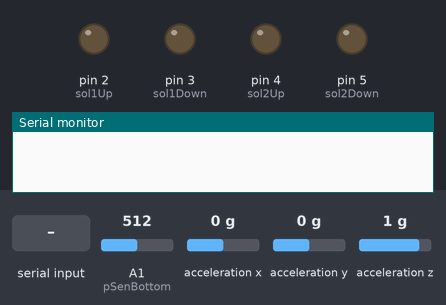
A sketch run on a simulated Arduino Uno, built with avr-gcc and run on an emulated ATmega328P. Parts: output pins drawn as LEDs (lit = HIGH), the last lines printed to the serial monitor. Wiring (inferred from the names in the program): MPU-6050 motion sensor at I2C address 0x68; MPU-6050 motion sensor at I2C address 0x69. Inputs (shaded band) come from the test bench; at power-on: A1 (pSenBottom) = 512, acceleration x 0 g, acceleration y 0 g, acceleration z 1 g.

Above: at 1.2 s.
1.3 s: "u" received over Serial
At 2.2 s:
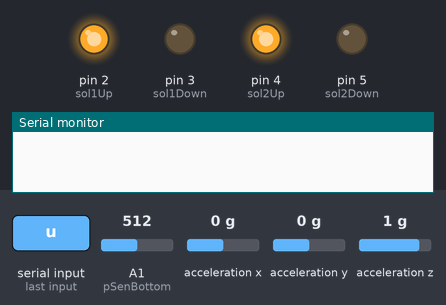
2.8 s: "d" received over Serial
At 3.3 s:
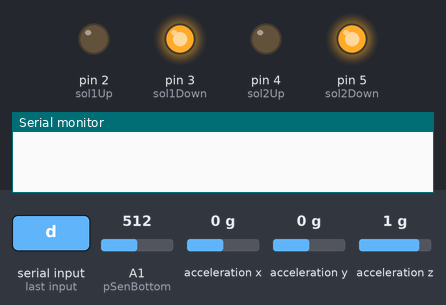
4.3 s: "s" received over Serial
At 5.5 s:
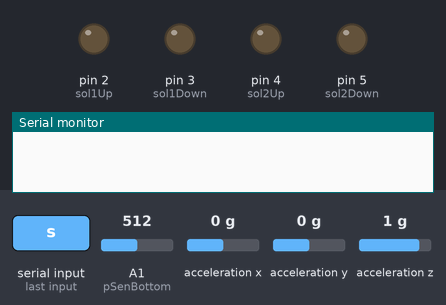
5.8 s: "c" received over Serial
At 6.2 s:
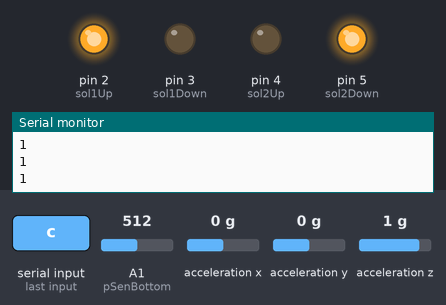
7.3 s: "o" received over Serial
At 7.51 s:
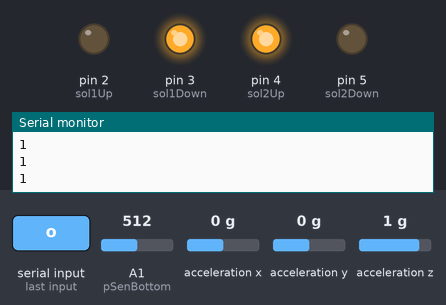
Timing chart, 0 to 10.2 s (numbered marks = the images above; inputs shaded):
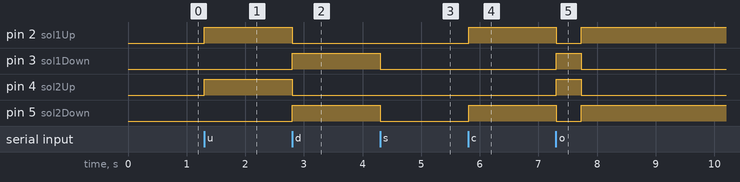

The sketch:

Arduino_Code_1041.ino
```cpp
#include<Wire.h>

/*자이로 센서로 각도 계산하는데 필요한 변수 선언*/
const int MPU_P = 0x68; // 프로파일 수평용
const int MPU_C = 0x69; // 안장 좌우 제어용
int16_t AcX_P,AcY_P,AcZ_P, Tmp_P, GyX_P,GyY_P,GyZ_P;
int16_t AcX_C,AcY_C,AcZ_C, Tmp_C, GyX_C,GyY_C,GyZ_C;

float RADIAN_TO_DEGREES ;
float Angle;

int sol1Up = 2;
int sol1Down = 3;
int sol2Up = 4;
int sol2Down = 5;

int pSenTop = A2;
int pSenTopValInitial;
int pSenTopVal;
int pSenTopValDiff;

int pSenBottom = A1;
int pSenBottomVal;
float AngleRL;

int start = 1;

float calAngle_P();
float calAngle_C();

void pressTop();
void pressBottom();
void makeCrash(char c);   // 충돌 생성 함수
void returnToStraight(char c);  // 상하 작동 후 직진하는 함수
void movestop(); // 실린더가 멈푸는 동작을 실행하는 함수

void setup() {
  Serial.begin(9600);

  // 솔레노이드를 출력으로 초기화
  pinMode(sol1Up,OUTPUT);
  pinMode(sol1Down,OUTPUT);
  pinMode(sol2Up,OUTPUT);
  pinMode(sol2Down,OUTPUT);

}

void loop() {
 /* 유니티에서 상승하기 전까지 동작 없음 */
  while(true){

    // 상승 신호를 받으면(s) 루프 탈출하여 동작 시작
    char sig= Serial.read();
    if(sig == 'u'){break;}
  }

  /* 처음 시작할 때 붕 떠오르고 조금 내려가는 구간*/
  if(start == 1){

    init_P();
    init_C();

    while(true){
      digitalWrite(sol1Up, HIGH);
      digitalWrite(sol1Down, LOW);
      digitalWrite(sol2Up, HIGH);
      digitalWrite(sol2Down, LOW);

      char sig= Serial.read();
      if(sig == 'd') {break;}   // 정상에 도착하면 살짝 하강하는 신호 받음
    }

    while(true){
      // 살짝 하강 시작
      digitalWrite(sol1Up, LOW);
      digitalWrite(sol1Down, HIGH);
      digitalWrite(sol2Up, LOW);
      digitalWrite(sol2Down, HIGH);

       char sig= Serial.read();
      if(sig == 's') {break;}   // 정지 신호 받음
    }

    while(true){
      // 모든 실린더 정지
      digitalWrite(sol1Up, LOW);
      digitalWrite(sol1Down, LOW);
      digitalWrite(sol2Up, LOW);
      digitalWrite(sol2Down, LOW);

      char sig= Serial.read();
      if(sig == 'c') {break;}   // 컨트롤 시작 신호 받음
    }

    start = -1;   // 더는 처음 시작상태가 아님
  }


  /* 컨트롤 시작 */
  while(true){

    init_P();
    init_C();

   AngleRL = calAngle_C();
   Angle = calAngle_P();

    pSenTopVal =  analogRead(pSenTop);
    pSenBottomVal = analogRead(pSenBottom);

    /* 상하 제어 */
    if(pSenBottomVal > 300)  { pressBottom(); }    // 상승
    else if(pSenTopVal > 400) { pressTop();    }    // 하강
    else {movestop();} //정지

   /* 좌우 제어 */
    if(AngleRL < -6)           {Serial.println(3);}       // 오른쪽으로 기움
    else if(AngleRL > 2)       {Serial.println(2);}     // 왼쪽으로 기움

     delay(10);  // 유니티로 값 전송 시, 문제가 생기지 않기 위함

    char sig= Serial.read(); // 유니티에서 보내는 값을 sig 변수에 저장
    /* 충돌 신호를 받으면 makeCrash() 함수 호출*/
    if(sig == 'o') {
        makeCrash('U');
    }
    //delay(10);

     /* 종료 신호를 받으면 전체 실린더 하강*/
    if(sig == 'e') {
      // 전체 실린더 하강
      digitalWrite(sol1Up, LOW);
      digitalWrite(sol1Down, HIGH);
      digitalWrite(sol2Up, LOW);
      digitalWrite(sol2Down, HIGH);

      break;
    }
  }
}

/* 위쪽 감압센서가 눌렸을 때 : 하강 */
void pressTop(){
  while(true){

    /* 상하 압력이 없을 때(빗자루가 직진할 때), 실린더 정지 */
    pSenTopVal = analogRead(pSenTop);         // 위쪽 감압센서 값 읽기
    AngleRL = calAngle_C();

   /* 좌우 제어 */
    if(AngleRL < -6)           {Serial.println(3);}       // 오른쪽으로 기움
    else if(AngleRL > 2)       {Serial.println(2);}     // 왼쪽으로 기움

    /* 상하 센서의 값을 읽어 정지했다고 판단*/
    if(pSenTopVal <= 80){
      Serial.println(-1);
      delay(10);  // 유니티로 값 전송 시, 문제가 생기지 않기 위함

      returnToStraight('D'); // 앞쪽 실린더가 내려간 만큼 뒤쪽 실린더 하강하는 동작

      Angle = calAngle_P();

      if(Angle > -0.2 && Angle < 0.2){
        /*하강하고 있던 뒤쪽 실린더 정지*/
        digitalWrite(sol2Up, LOW);
        digitalWrite(sol2Down, LOW);

        break;
      }
    }
    else if(pSenTopVal >= 200){
      Serial.println(0);  // 유니티에 값 전송
     delay(10);  // 유니티로 값 전송 시, 문제가 생기지 않기 위함

      char sig= Serial.read();
      /* 충돌 신호를 받으면 makeCrash() 함수 호출*/
      if(sig == 'o') {
          makeCrash('D');
      }
      // 앞쪽 실린더 하강
      digitalWrite(sol1Up, LOW);
      digitalWrite(sol1Down, HIGH);

      // 뒤쪽 실린더 하강
      digitalWrite(sol2Up, HIGH);
      digitalWrite(sol2Down, LOW);
    }
  }
}

/* 아래쪽 감압센서가 눌렸을 때 : 상승 */
void pressBottom(){
  while(true){

    /* 상하 압력이 없을 때(빗자루가 직진할 때), 실린더 정지 */
    pSenBottomVal  = analogRead(pSenBottom);   // 아래쪽 감압센서 값 읽기

    AngleRL = calAngle_C();

   /* 좌우 제어 */
    if(AngleRL < -6)           {Serial.println(3);}       // 오른쪽으로 기움
    else if(AngleRL > 2)       {Serial.println(2);}     // 왼쪽으로 기움

    /* 상하 센서의 값을 읽어 정지했다고 판단*/
    if(pSenBottomVal <= 50){
      Serial.println(-1);
     delay(10);  // 유니티로 값 전송 시, 문제가 생기지 않기 위함

    returnToStraight('U'); // 앞쪽 실린더가 올라간 만큼 뒤쪽 실린더 상승하는 동작

      Angle = calAngle_P();

      /*뒤쪽 실린더가 상승하다 자이로센서 값이 수평 범위 안에 들어온다면 상승하던 뒤쪽 실린더 정지*/
      if(Angle > -0.2 && Angle < 0.2){
        /*하강하고 있던 뒤쪽 실린더 정지*/
        digitalWrite(sol2Up, LOW);
        digitalWrite(sol2Down, LOW);

        break;
      }
    }
    else if(pSenBottomVal >= 150){
      Serial.println(1);  // 유니티에 값 전송
    delay(10);  // 유니티로 값 전송 시, 문제가 생기지 않기 위함

      char sig= Serial.read();
      /* 충돌 신호를 받으면 makeCrash() 함수 호출*/
      if(sig == 'o') {
          makeCrash('U');
      }

      // 앞쪽 실린더 상승
      digitalWrite(sol1Up, HIGH);
      digitalWrite(sol1Down, LOW);

      // 뒤쪽 실린더 하강
      digitalWrite(sol2Up, LOW);
      digitalWrite(sol2Down, HIGH);
    }
  }
}

void makeCrash(char c){
    if(c == 'D'){
     // 앞쪽 실린더 상승 & 뒤쪽 실린더 하강
      digitalWrite(sol1Up, HIGH);
      digitalWrite(sol1Down, LOW);
      digitalWrite(sol2Up, LOW);
      digitalWrite(sol2Down, HIGH);

      delay(450);

     // 앞쪽 실린더 하강 & 뒤쪽 실린더 상승
      digitalWrite(sol1Up, LOW);
      digitalWrite(sol1Down, HIGH);
      digitalWrite(sol2Up, HIGH);
      digitalWrite(sol2Down, LOW);
      delay(430);
    }

    else if(c == 'U'){
      // 앞쪽 실린더 하강 & 뒤쪽 실린더 상승
      digitalWrite(sol1Up, LOW);
      digitalWrite(sol1Down, HIGH);
      digitalWrite(sol2Up, HIGH);
      digitalWrite(sol2Down, LOW);

      delay(430);

     // 앞쪽 실린더 상승 & 뒤쪽 실린더 하강
      digitalWrite(sol1Up, HIGH);
      digitalWrite(sol1Down, LOW);
      digitalWrite(sol2Up, LOW);
      digitalWrite(sol2Down, HIGH);
      delay(430);
    }

      // 전체 실린더 멈춤
      digitalWrite(sol1Up, LOW);
      digitalWrite(sol1Down, LOW);
      digitalWrite(sol2Up, LOW);
      digitalWrite(sol2Down, LOW);
}

void returnToStraight(char c){
  /*상승하고 있다 수평으로 돌아가기 위해서는 앞쪽 실린더가 상승한 만큼 뒤쪽 실린더를 상승시킨다.*/
  if(c == 'U'){
    // 앞쪽 실린더 멈춤
    digitalWrite(sol1Up, LOW);
    digitalWrite(sol1Down, LOW);

    // 뒤쪽 실린더 상승
    digitalWrite(sol2Up, HIGH);
    digitalWrite(sol2Down, LOW);
  }

  /*하강하고 있다 수평으로 돌아가기 위해서는 앞쪽 실린더가 하강한 만큼 뒤쪽 실린더를 하강시킨다.*/
  else if(c == 'D'){
    // 앞쪽 실린더 멈춤
    digitalWrite(sol1Up, LOW);
    digitalWrite(sol1Down, LOW);

    // 뒤쪽 실린더 하강
    digitalWrite(sol2Up, LOW);
    digitalWrite(sol2Down, HIGH);
  }

    pSenTopVal =  analogRead(pSenTop);
    pSenBottomVal = analogRead(pSenBottom);

    /* 상하 제어 */
    if(pSenBottomVal > 300)  { pressBottom(); }    // 상승
    else if(pSenTopVal > 400) { pressTop();    }    // 하강
}

void init_P(){
   Wire.begin();                   //Wire 라이브러리 초기화
  Wire.beginTransmission(MPU_P);  //MPU_P로 데이터 전송 시작
  Wire.write(0x6B);               // PWR_MGMT_1 register
  Wire.write(0);                  //MPU-6050 시작 모드로
  Wire.endTransmission(true);
}
void init_C(){
   Wire.begin();                   //Wire 라이브러리 초기화
  Wire.beginTransmission(MPU_C);  //MPU_P로 데이터 전송 시작
  Wire.write(0x6B);               // PWR_MGMT_1 register
  Wire.write(0);                  //MPU-6050 시작 모드로
  Wire.endTransmission(true);
}

float calAngle_P(){
  float Angle;
  Wire.beginTransmission(MPU_P);    //데이터 전송시작
  Wire.write(0x3B);               // register 0x3B (ACCEL_XOUT_H), 큐에 데이터 기록
  Wire.endTransmission(false);    //연결유지

  Wire.requestFrom(MPU_P,6,true);  //MPU에 데이터 요청

  //데이터 한 바이트 씩 읽어서 반환
  AcX_P = Wire.read() << 8 | Wire.read();  // 0x3B (ACCEL_XOUT_H) & 0x3C (ACCEL_XOUT_L)
  AcY_P = Wire.read() << 8 | Wire.read();  // 0x3D (ACCEL_YOUT_H) & 0x3E (ACCEL_YOUT_L)
  AcZ_P = Wire.read() << 8 | Wire.read();  // 0x3F (ACCEL_ZOUT_H) & 0x40 (ACCEL_ZOUT_L)

   RADIAN_TO_DEGREES = 180/3.14139;
   Angle = atan(AcY_P/sqrt(pow(AcX_P,2) + pow(AcZ_P,2))) * RADIAN_TO_DEGREES;
   //Angle = atan(AcX_P/sqrt(pow(AcY_P,2) + pow(AcZ_P,2))) * RADIAN_TO_DEGREES;
  return Angle;
}

float calAngle_C(){
  float Angle;
  Wire.beginTransmission(MPU_C);    //데이터 전송시작
  Wire.write(0x3B);               // register 0x3B (ACCEL_XOUT_H), 큐에 데이터 기록
  Wire.endTransmission(false);    //연결유지

  Wire.requestFrom(MPU_C,6,true);  //MPU에 데이터 요청

  //데이터 한 바이트 씩 읽어서 반환
  AcX_C = Wire.read() << 8 | Wire.read();  // 0x3B (ACCEL_XOUT_H) & 0x3C (ACCEL_XOUT_L)
  AcY_C = Wire.read() << 8 | Wire.read();  // 0x3D (ACCEL_YOUT_H) & 0x3E (ACCEL_YOUT_L)
  AcZ_C = Wire.read() << 8 | Wire.read();  // 0x3F (ACCEL_ZOUT_H) & 0x40 (ACCEL_ZOUT_L)

   RADIAN_TO_DEGREES = 180/3.14139;
   Angle = atan(AcY_C/sqrt(pow(AcX_C,2) + pow(AcZ_C,2))) * RADIAN_TO_DEGREES;

  return Angle;
}

void movestop(){
  digitalWrite(sol1Up, LOW);
  digitalWrite(sol1Down, LOW);
  digitalWrite(sol2Up, LOW);
  digitalWrite(sol2Down, LOW);
}
```

Measured:
- after the input at 1.3 s, pin 2 (sol1Up), pin 4 (sol2Up): LOW → HIGH at once
- after the input at 2.8 s, pin 2 (sol1Up), pin 4 (sol2Up): HIGH → LOW at once; pin 3 (sol1Down), pin 5 (sol2Down): LOW → HIGH at once
- after the input at 4.3 s, pin 3 (sol1Down), pin 5 (sol2Down): HIGH → LOW at once
- after the input at 5.8 s, pin 2 (sol1Up), pin 5 (sol2Down): LOW → HIGH at once
- after the input at 7.3 s, pin 2 (sol1Up), pin 5 (sol2Down): HIGH → LOW at once, → HIGH 0.43 s later; pin 3 (sol1Down), pin 4 (sol2Up): LOW → HIGH at once, → LOW 0.43 s later
